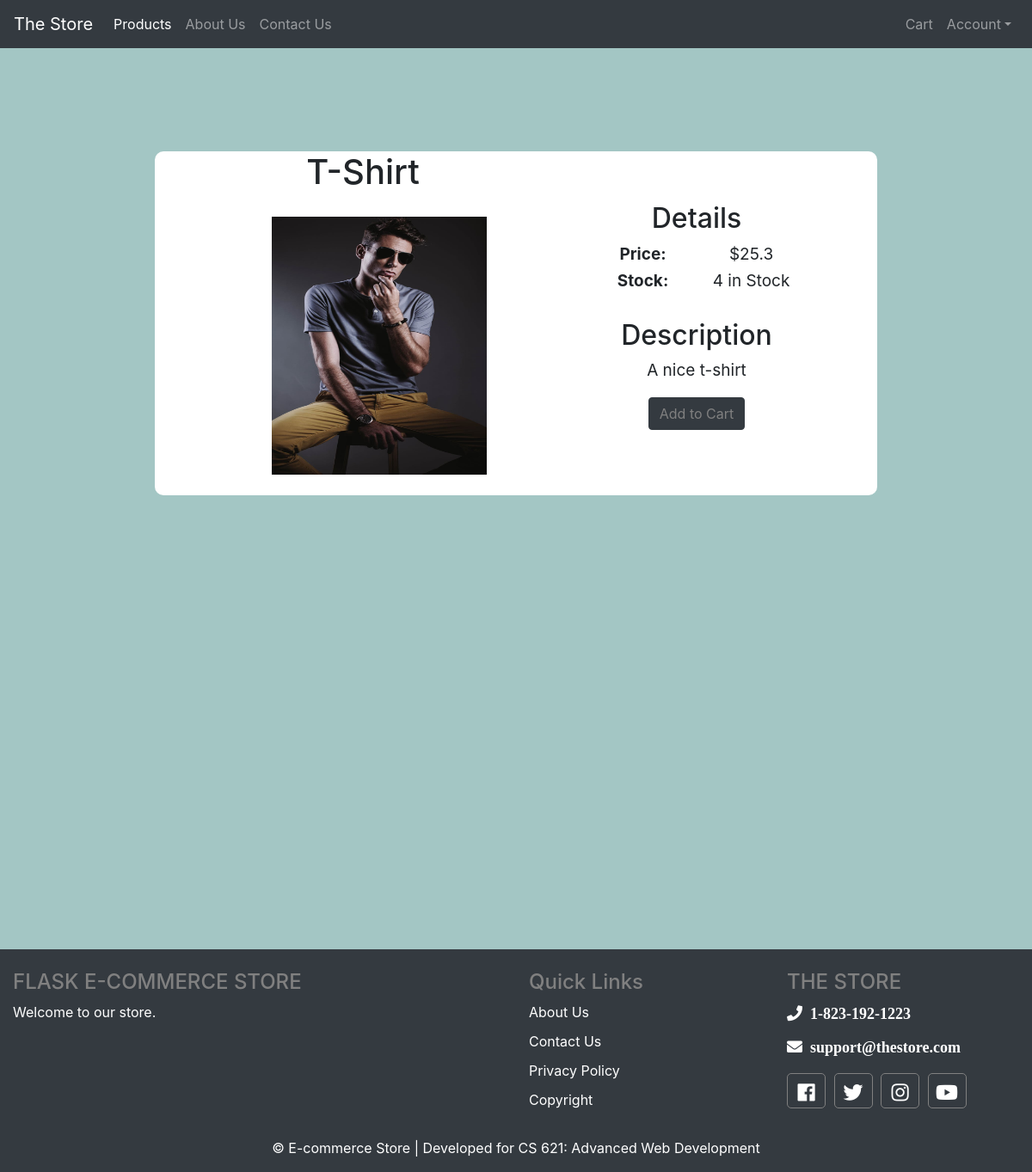
/productDescription?productId=1, run on the app's committed database.
### routes.py (models this page shows, shortened)
class Products(db.Model):
    __tablename__ = 'products'
    __table_args__ = {'extend_existing': True}
    product_id = db.Column(db.Integer, primary_key=True)
    name = db.Column(db.String(30))
    price = db.Column(db.Float)
    description = db.Column(db.String(250))
    image = db.Column(db.String())
    stock = db.Column(db.Integer)

### routes.py (the view)
@ecomm.route('/productDescription')
def productDescription():
    productId = request.args.get('productId')
    productData = Products.query.filter_by(product_id=productId).first()
    return render_template("productDescription.html", data=productData, leftNav=leftNav_items(), rightNav=rightNav_items())

### routes.py (called while the page is built)
def leftNav_items():
    return [('/products', 'Products'), ('/about', 'About Us'), ('/contact', 'Contact Us')]

def rightNav_items():
    return [('/cart', 'Cart'), ('/account', 'Account')]

### templates/productDescription.html
{% extends "base.html" %}
{% set active_page = "Products" %}
{% block content %}
<div id="display">
	<div class="leftProduct">
		<div id="productName">
			<h1>{{data.name}}</h1>
		</div>
		<div>
			<img src={{url_for('static', filename='uploads/'+data.image) }} id="productImage" height="120" width="90"/>
		</div>
	</div>
	<div id="productDescription">
		<h2>Details</h2>
		<table id="descriptionTable">
			<tr>
				<td><b>Price:</b></td>
				<td>${{data.price}}</td>
			</tr>
			<tr>
				<td><b>Stock:</b></td>
				<td>{{data.stock}} in Stock</td>
			</tr>
		</table>
		<br>
		<h2>Description</h2>
		<p>{{data.description}}</p>
		<div id="addToCart">
			<button class="btn btn-dark" type="button" name="button">
				<a href="/addToCart?productId={{request.args.get('productId')}}">Add to Cart</a>
			</button>
		</div>
	</div>
</div>
{% endblock %}

### static/style.css (style rules this page uses)
#display { margin-top: 20px; margin-left: 20px; margin-right: 20px; margin-bottom: 20px; }
#productImage { height: 122px; width: 92px; margin-left: 20px; margin-right: 20px; margin-top: 20px; margin-bottom: 20px; display: inline-block; float: left; }
#productDescription { margin-left: 20px; margin-right: 20px; margin-top: 20px; margin-bottom: 20px; display: inline-block; font-size: 19px; }
#descriptionTable td { width: 150px; }
body { min-height: 100vh; position: relative; margin: 0; background: #A3C6C4; }
#display { background: white; width: 70%; height: 400px; margin-left: 15%; margin-top: 10%; border-radius: 10px; text-align: center; }
#display img { width: 250px; height: 300px; }
.leftProduct { width: 30%; margin-left: 0; display: inline-block; }
#display #productDescription { width: 30%; float: right; margin-right: 10%; margin-top: 7%; display: inline-block; }
#display a { color: gray; text-decoration: none; }

### data on the page
Products: name "T-Shirt", image (picture), price "25.3", stock "4", description "A nice t-shirt"

### other printed values
{{ navTitle }} "Products"
{{ navTitle }} "About Us" "Contact Us"
{{ rightNav[0][1] }} "Cart"
{{ rightNav[1][1] }} "Account"
